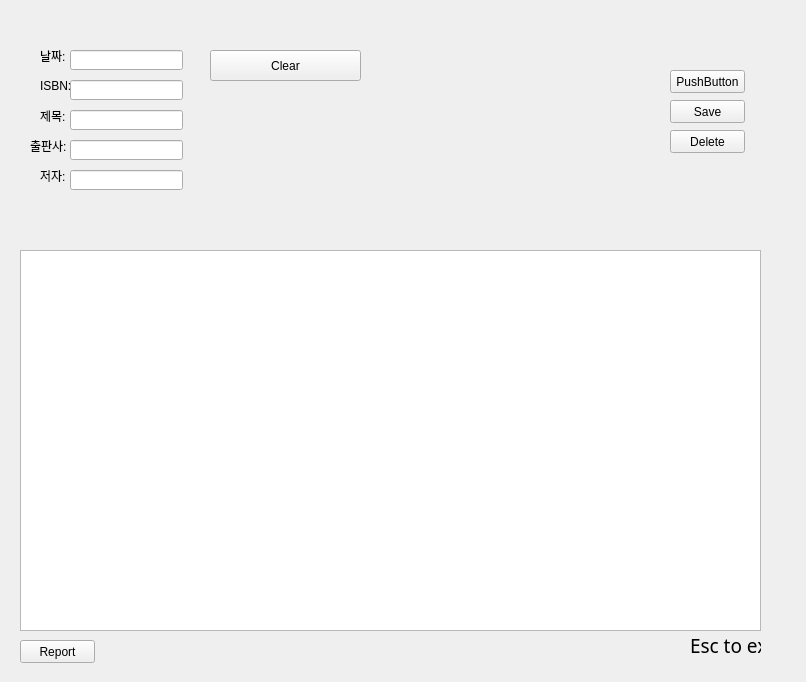
<?xml version="1.0" encoding="UTF-8"?>
<ui version="4.0">
 <class>Form</class>
 <widget class="QWidget" name="Form">
  <property name="geometry">
   <rect>
    <x>0</x>
    <y>0</y>
    <width>806</width>
    <height>682</height>
   </rect>
  </property>
  <property name="windowTitle">
   <string>Form</string>
  </property>
  <widget class="QTableWidget" name="tableWidget">
   <property name="geometry">
    <rect>
     <x>20</x>
     <y>250</y>
     <width>741</width>
     <height>381</height>
    </rect>
   </property>
   <property name="font">
    <font>
     <family>휴먼편지체</family>
     <pointsize>10</pointsize>
    </font>
   </property>
   <property name="inputMethodHints">
    <set>Qt::ImhNone</set>
   </property>
   <property name="lineWidth">
    <number>1</number>
   </property>
   <property name="horizontalScrollBarPolicy">
    <enum>Qt::ScrollBarAlwaysOff</enum>
   </property>
   <property name="sizeAdjustPolicy">
    <enum>QAbstractScrollArea::AdjustIgnored</enum>
   </property>
   <property name="editTriggers">
    <set>QAbstractItemView::NoEditTriggers</set>
   </property>
   <property name="selectionBehavior">
    <enum>QAbstractItemView::SelectRows</enum>
   </property>
   <attribute name="horizontalHeaderCascadingSectionResizes">
    <bool>true</bool>
   </attribute>
   <attribute name="horizontalHeaderDefaultSectionSize">
    <number>181</number>
   </attribute>
  </widget>
  <widget class="QPushButton" name="Del_btn">
   <property name="geometry">
    <rect>
     <x>670</x>
     <y>130</y>
     <width>75</width>
     <height>23</height>
    </rect>
   </property>
   <property name="cursor">
    <cursorShape>PointingHandCursor</cursorShape>
   </property>
   <property name="toolTip">
    <string extracomment="delete book information in list."/>
   </property>
   <property name="text">
    <string>Delete</string>
   </property>
  </widget>
  <widget class="QPushButton" name="Report_btn">
   <property name="geometry">
    <rect>
     <x>20</x>
     <y>640</y>
     <width>75</width>
     <height>23</height>
    </rect>
   </property>
   <property name="cursor">
    <cursorShape>PointingHandCursor</cursorShape>
   </property>
   <property name="text">
    <string>Report</string>
   </property>
  </widget>
  <widget class="QLabel" name="label_2">
   <property name="geometry">
    <rect>
     <x>690</x>
     <y>630</y>
     <width>71</width>
     <height>31</height>
    </rect>
   </property>
   <property name="font">
    <font>
     <family>Agency FB</family>
     <pointsize>14</pointsize>
    </font>
   </property>
   <property name="text">
    <string>Esc to exit</string>
   </property>
  </widget>
  <widget class="QPushButton" name="S_btn">
   <property name="geometry">
    <rect>
     <x>670</x>
     <y>100</y>
     <width>75</width>
     <height>23</height>
    </rect>
   </property>
   <property name="cursor">
    <cursorShape>PointingHandCursor</cursorShape>
   </property>
   <property name="toolTip">
    <string extracomment="edit book information in list."/>
   </property>
   <property name="text">
    <string>Save</string>
   </property>
  </widget>
  <widget class="QLabel" name="name">
   <property name="geometry">
    <rect>
     <x>40</x>
     <y>110</y>
     <width>56</width>
     <height>12</height>
    </rect>
   </property>
   <property name="text">
    <string>제목:</string>
   </property>
  </widget>
  <widget class="QLabel" name="date">
   <property name="geometry">
    <rect>
     <x>40</x>
     <y>50</y>
     <width>56</width>
     <height>12</height>
    </rect>
   </property>
   <property name="text">
    <string>날짜:</string>
   </property>
  </widget>
  <widget class="QLabel" name="publisher">
   <property name="geometry">
    <rect>
     <x>30</x>
     <y>140</y>
     <width>56</width>
     <height>12</height>
    </rect>
   </property>
   <property name="text">
    <string>출판사:</string>
   </property>
  </widget>
  <widget class="QLabel" name="author">
   <property name="geometry">
    <rect>
     <x>40</x>
     <y>170</y>
     <width>56</width>
     <height>12</height>
    </rect>
   </property>
   <property name="text">
    <string>저자:</string>
   </property>
  </widget>
  <widget class="QLineEdit" name="d_line">
   <property name="geometry">
    <rect>
     <x>70</x>
     <y>50</y>
     <width>113</width>
     <height>20</height>
    </rect>
   </property>
   <property name="toolTip">
    <string>ex)0000-00-00</string>
   </property>
   <property name="text">
    <string/>
   </property>
   <property name="placeholderText">
    <string/>
   </property>
   <property name="clearButtonEnabled">
    <bool>false</bool>
   </property>
  </widget>
  <widget class="QLineEdit" name="I_line">
   <property name="geometry">
    <rect>
     <x>70</x>
     <y>80</y>
     <width>113</width>
     <height>20</height>
    </rect>
   </property>
   <property name="maxLength">
    <number>13</number>
   </property>
  </widget>
  <widget class="QLineEdit" name="t_line">
   <property name="geometry">
    <rect>
     <x>70</x>
     <y>110</y>
     <width>113</width>
     <height>20</height>
    </rect>
   </property>
  </widget>
  <widget class="QLineEdit" name="p_line">
   <property name="geometry">
    <rect>
     <x>70</x>
     <y>140</y>
     <width>113</width>
     <height>20</height>
    </rect>
   </property>
  </widget>
  <widget class="QLabel" name="label">
   <property name="geometry">
    <rect>
     <x>40</x>
     <y>80</y>
     <width>56</width>
     <height>12</height>
    </rect>
   </property>
   <property name="text">
    <string>ISBN:</string>
   </property>
  </widget>
  <widget class="QLineEdit" name="a_line">
   <property name="geometry">
    <rect>
     <x>70</x>
     <y>170</y>
     <width>113</width>
     <height>20</height>
    </rect>
   </property>
  </widget>
  <widget class="QPushButton" name="C_btn">
   <property name="geometry">
    <rect>
     <x>210</x>
     <y>50</y>
     <width>151</width>
     <height>31</height>
    </rect>
   </property>
   <property name="text">
    <string>Clear</string>
   </property>
  </widget>
  <widget class="QPushButton" name="pushButton">
   <property name="geometry">
    <rect>
     <x>670</x>
     <y>70</y>
     <width>75</width>
     <height>23</height>
    </rect>
   </property>
   <property name="text">
    <string>PushButton</string>
   </property>
  </widget>
 </widget>
 <resources/>
 <connections>
  <connection>
   <sender>Del_btn</sender>
   <signal>clicked()</signal>
   <receiver>Form</receiver>
   <slot>delete()</slot>
   <hints>
    <hint type="sourcelabel">
     <x>670</x>
     <y>130</y>
    </hint>
    <hint type="destinationlabel">
     <x>547</x>
     <y>96</y>
    </hint>
   </hints>
  </connection>
  <connection>
   <sender>Report_btn</sender>
   <signal>clicked()</signal>
   <receiver>Form</receiver>
   <slot>report()</slot>
   <hints>
    <hint type="sourcelabel">
     <x>94</x>
     <y>640</y>
    </hint>
    <hint type="destinationlabel">
     <x>551</x>
     <y>388</y>
    </hint>
   </hints>
  </connection>
  <connection>
   <sender>S_btn</sender>
   <signal>clicked()</signal>
   <receiver>Form</receiver>
   <slot>add()</slot>
   <hints>
    <hint type="sourcelabel">
     <x>670</x>
     <y>100</y>
    </hint>
    <hint type="destinationlabel">
     <x>534</x>
     <y>136</y>
    </hint>
   </hints>
  </connection>
  <connection>
   <sender>tableWidget</sender>
   <signal>cellClicked(int,int)</signal>
   <receiver>Form</receiver>
   <slot>selected()</slot>
   <hints>
    <hint type="sourcelabel">
     <x>89</x>
     <y>253</y>
    </hint>
    <hint type="destinationlabel">
     <x>92</x>
     <y>156</y>
    </hint>
   </hints>
  </connection>
 </connections>
 <slots>
  <slot>quit()</slot>
  <slot>pict()</slot>
  <slot>delete()</slot>
  <slot>report()</slot>
  <slot>add()</slot>
  <slot>selected()</slot>
 </slots>
</ui>
